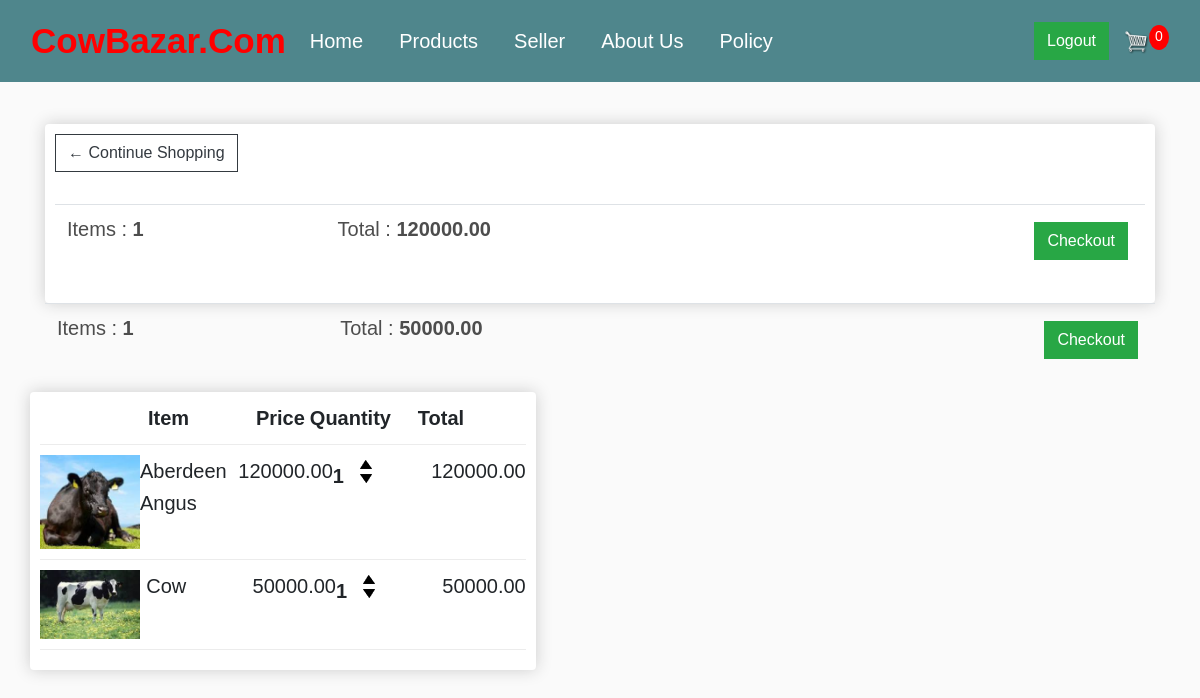
The app's page /cart/ (signed in), older data.
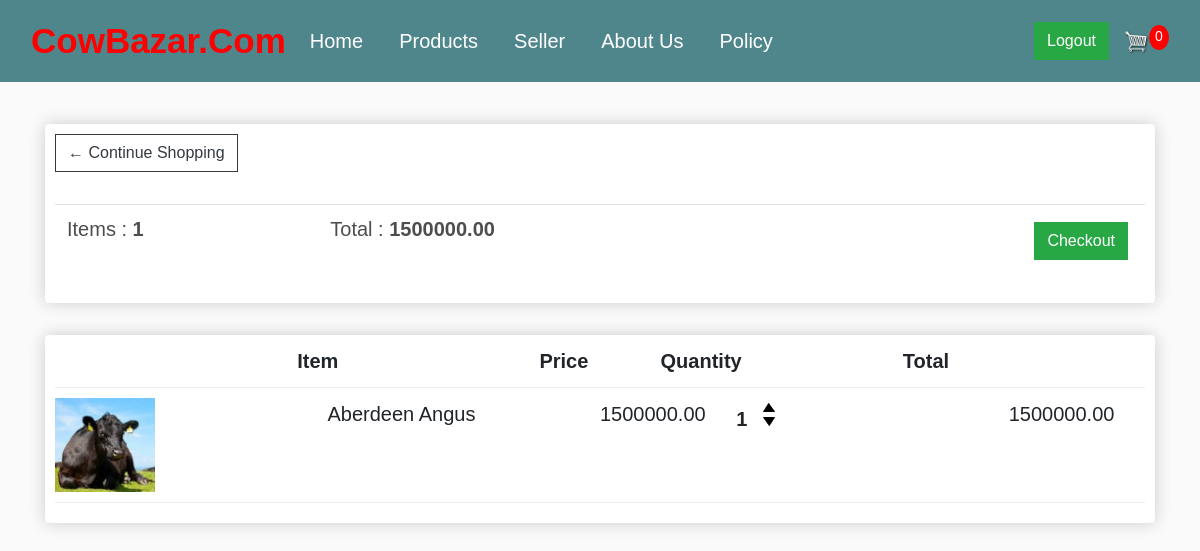
The same page, newer data.
### home/models.py (models this page shows)
class Animal(models.Model):
    user = models.ForeignKey(User, on_delete=models.SET_NULL, null=True, blank=True)
    Animal_name = models.CharField(max_length=100)
    Animal_Weight = models.DecimalField(max_digits=10, decimal_places=2)
    Animal_Prize = models.DecimalField(max_digits=10, decimal_places=2)
    Animal_Farm = models.CharField(max_length=100, default='Unknown')
    Animal_color = models.CharField(max_length=100, default='Unknown')
    Animal_description = models.TextField()
    Animal_image = models.ImageField(upload_to='animal_images', default='')

### home/views.py (the view)
# urls.py: path('cart/', views.cart, name='cart'),
@login_required(login_url="/login/")
def cart(request):
    animals = Animal.objects.all()
    total = sum(animal.Animal_Prize for animal in animals)
    return render(request, 'cart.html', {'animals': animals, 'total': total})

### home/templates/cart.html
{% extends "base.html" %} {% load static %} {% block start %}
<div class="row">
  <div class="col-lg-12">
    <div class="box-element">
      <a class="btn btn-outline-dark" href="{% url 'home' %}">&#x2190; Continue Shopping</a>
      <br />
      <br />
      {% for animal in animals %}
      <table class="table">
        <tr>
          <th>
            <h5>Items : <strong>1</strong></h5>
          </th>
          <th>
            <h5>Total : <strong>{{ animal.Animal_Prize }}</strong></h5>
          </th>
          <th>
            <a style="float: right; margin: 5px" class="btn btn-success" href="{% url 'checkout' %}">Checkout</a>
          </th>
        </tr>
      </table>
    </div>
    {% endfor %}
    <br />
    <div class="box-element">
      <div class="cart-row">
        <div style="flex: 2"></div>
        <div style="flex: 2"><strong>Item</strong></div>
        <div style="flex: 1"><strong>Price</strong></div>
        <div style="flex: 2"><strong>Quantity</strong></div>
        <div style="flex: 2"><strong>Total</strong></div>
      </div>
      {% for animal in animals %}
      <div class="cart-row">
        <div style="flex: 2">
          <img src="{{ animal.Animal_image.url }}" class="row-image" />
        </div>
        <div style="flex: 2">{{ animal.Animal_name }}</div>
        <div style="flex: 1">{{ animal.Animal_Prize }}</div>
        <div style="flex: 2">
          <p class="quantity">1</p>
          <div class="quantity">
            <img class="chg-quantity" src="{% static 'images/down.png' %}" />
            <img class="chg-quantity" src="{% static 'images/up.png' %}" />
          </div>
        </div>
        <div style="flex: 1">{{ animal.Animal_Prize }}</div>
      </div>
      {% endfor %}
    </div>
  </div>
</div>
{% endblock %}

Row changes from the older to the newer data that the page shows:
removed Animal: Animal_Prize "120000.00", Animal_image (picture), Animal_name "Aberdeen Angus"
removed Animal: Animal_Prize "50000.00", Animal_image (picture), Animal_name "Cow"
added Animal: Animal_Prize "1500000.00", Animal_image (picture), Animal_name "Aberdeen Angus"
